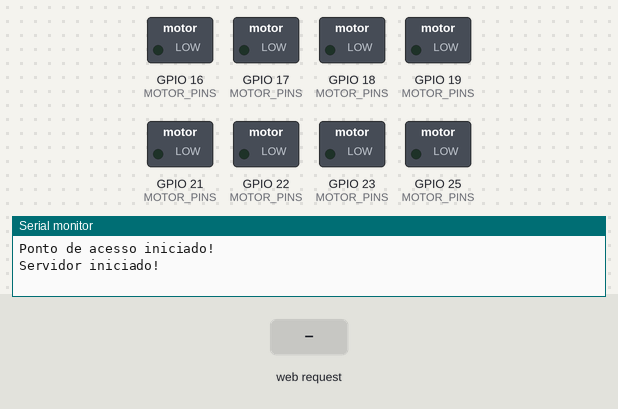
The sketch below on a simulated ESP32. Shown: switched loads named in the sketch (green lamp = pin HIGH), the last lines printed to the serial monitor. Inputs (shaded band) come from the test bench.

Above: at 1.2 s.
1.3 s: HTTP request GET /motor1_fwd received
At 1.7 s:
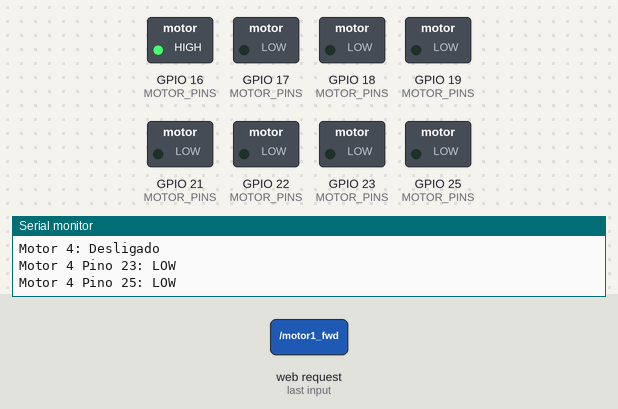
3.3 s: HTTP request GET /motor1_rev received
At 3.7 s:
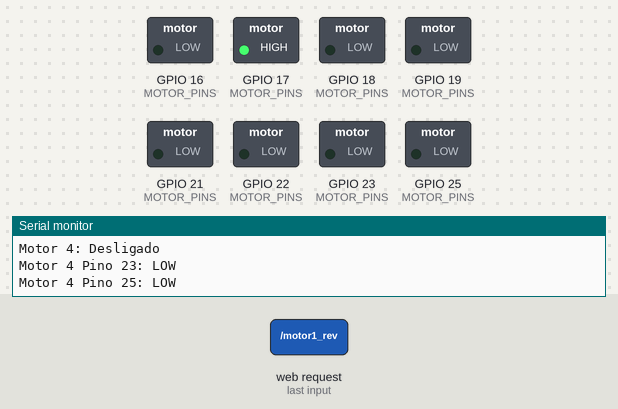
5.3 s: HTTP request GET /motor2_fwd received
At 5.7 s:
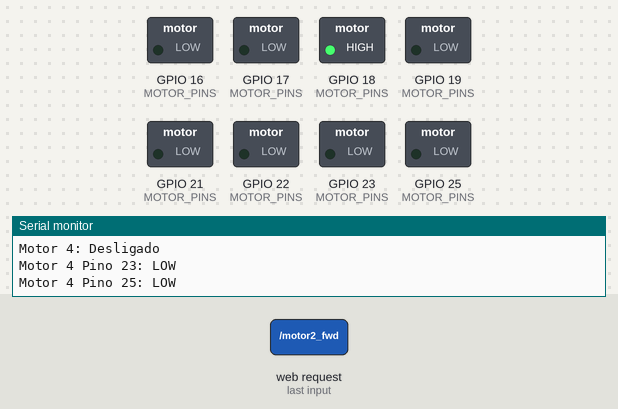
7.3 s: HTTP request GET /motor2_rev received
At 7.6 s:
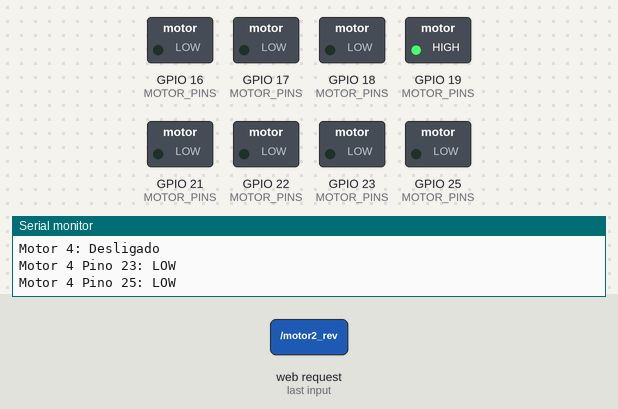
9.3 s: HTTP request GET /motor3_fwd received
At 9.7 s:
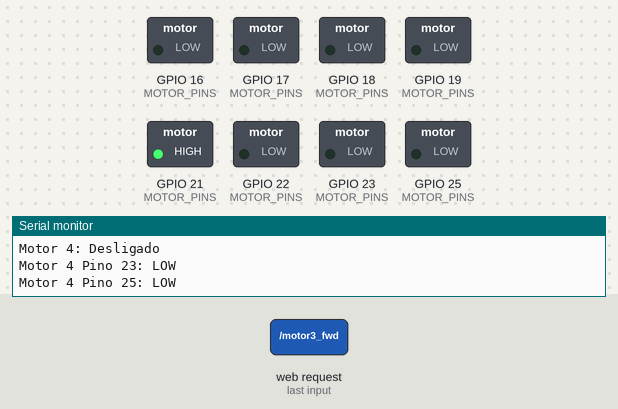
11.3 s: HTTP request GET /motor3_rev received
At 11.7 s:
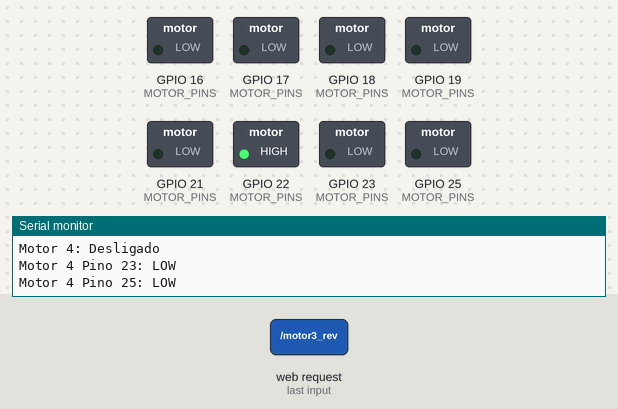
Timing chart, 0 to 14.3 s (numbered marks = the images above; inputs shaded):
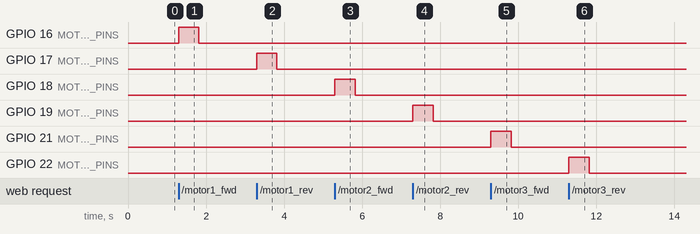

Measured:
- after the input at 1.3 s, GPIO 16 (MOTOR_PINS): LOW → HIGH at once, → LOW 0.52 s later
- after the input at 3.3 s, GPIO 17 (MOTOR_PINS): LOW → HIGH at once, → LOW 0.52 s later
- after the input at 5.3 s, GPIO 18 (MOTOR_PINS): LOW → HIGH at once, → LOW 0.52 s later
- after the input at 7.3 s, GPIO 19 (MOTOR_PINS): LOW → HIGH at once, → LOW 0.52 s later
- after the input at 9.3 s, GPIO 21 (MOTOR_PINS): LOW → HIGH at once, → LOW 0.52 s later
- after the input at 11.3 s, GPIO 22 (MOTOR_PINS): LOW → HIGH at once, → LOW 0.52 s later

The sketch:

EletronicaIndustrial_BracoRobotico_A3.ino
```cpp
#include <WiFi.h>
#include <WebServer.h>

#include "freertos/FreeRTOS.h"
#include "freertos/task.h"
#include "freertos/semphr.h"

// Configurações de Rede Wi-Fi
const char* WIFI_SSID = "Robô_Atom";
const char* WIFI_PASSWORD = "GalinhaDeOuro";

// Configuração dos motores
const int MOTOR_PINS[4][2] = {
    {16, 17},   // Motor 1
    {18, 19},   // Motor 2
    {21, 22},   // Motor 3
    {23, 25}    // Motor 4
};

int Motor_Status[4] = {0, 0, 0, 0};

WebServer server(80);

// Página HTML para controle dos motores
String generateHtmlPage() {
    String html ="<!DOCTYPE html> <html lang=\"pt-BR\"> <head> <meta charset=\"UTF-8\" /> <meta name=\"viewport\" content=\"width=device-width, initial-scale=1.0\" /> <title>Projeto Robô Atom</title> <style> :root { --bg-color: #e3f2fd; --text-color: #1e293b; --header-footer-color: #90caf9; --header-footer-text-color: #0d47a1; --button-color: #2c89b7; --button-hover-color: #0b4b6b; --button-ativado-color: #2cb731; --button-ativado-hover-color: #106b0b; --card-bg-color: #f3f4f6; --card-border-color: #546e7a; --modal-bg-color: #e3f2fd; --modal-border-color: #546e7a; --close-btn-color: #b71c1c; --close-btn-hover-color: #d32f2f; } * { margin: 0; padding: 0; box-sizing: border-box; } body { background-color: var(--bg-color); color: var(--text-color); font-family: Arial, sans-serif; width: 100vw; height: 100vh; display: flex; flex-direction: column; } header { background-color: var(--header-footer-color); color: var(--header-footer-text-color); width: 100%; padding: 1em; display: flex; align-items: center; justify-content: space-between; } header h1 { text-align: center; flex: 1; font-size: 1.5em; } header button { background-color: var(--button-color); color: #f1f5f9; padding: 0.8em 1.5em; border: 0; cursor: pointer; transition: background-color 0.3s ease; font-size: 1em; border-radius: 0.5em; } header button:hover { background-color: var(--button-hover-color); } main { flex: 1; padding: 2em 3em; display: flex; flex-wrap: wrap; gap: 2em; justify-content: center; align-items: flex-start; } main div { background-color: var(--card-bg-color); width: calc(20% - 1em); padding: 1.5em 1em 1em 1em; border-radius: 0.5em; display: flex; flex-direction: column; align-items: center; box-shadow: 0 4px 8px rgba(0, 0, 0, 0.1); border: 1px solid var(--card-border-color); } main div div { padding: none; box-shadow: none; border: none; } main h2 { font-size: 1.2em; text-align: center; border-bottom: 2px solid var(--card-border-color); width: 100%; padding-bottom: 0.5em; color: var(--text-color); } .btn_aumentar, .btn_diminuir { font-size: 2em; width: 4em; height: 4em; margin: 0.5em; cursor: pointer; transition: background-color 0.3s ease; background-color: var(--button-color); color: #f1f5f9; border: none; border-radius: 5%; } .btn_aumentar:hover, .btn_diminuir:hover { background-color: var(--button-hover-color); } .btn_aumentar { rotate: -90deg; } .btn_diminuir { rotate: 90deg; } .btn_ativado:hover, .btn_ativado:active { background-color: var(--button-ativado-hover-color) !important; } footer { padding: 1em; background-color: var(--header-footer-color); text-align: center; color: var(--header-footer-text-color); } .modal { position: fixed; top: 50%; left: 50%; transform: translate(-50%, -50%); background-color: var(--modal-bg-color); padding: 2em; border-radius: 0.75em; box-shadow: 0 10px 30px rgba(0, 0, 0, 0.3); width: 90%; max-width: 500px; z-index: 1000; display: none; } .modal.active { display: block; } .modal-header { display: flex; justify-content: space-between; align-items: center; border-bottom: 2px solid var(--modal-border-color); padding-bottom: 1em; margin-bottom: 1.5em; } .modal-header h2 { font-size: 1.5em; color: var(--text-color); } .modal-header .close-btn { background-color: var(--close-btn-color); color: #fff; border: none; font-size: 1.2em; cursor: pointer; border-radius: 5%; width: 2em; height: 2em; padding: 0.1em 0.5em; display: flex; justify-content: center; align-items: center; transition: background-color 0.3s ease; } .modal-header .close-btn:hover { background-color: var(--close-btn-hover-color); } .modal-section { padding-bottom: 0.5em; } .modal-section h3 { padding-bottom: 0.2em; } .modal-section p { padding-left: 1em; } ";
    html +="@media (max-width: 1000px) { main { gap: 1em; } main div { width: calc(24% - 0.5em); padding: 1em 1em 0.5em 1em; } main div div { padding: none; box-shadow: none; border: none; } } ";
    html +="@media (max-width: 700px) { main div { width: 100%; } .modal { width: 95%; } .modal-header h2 { font-size: 1.2em; } } </style> </head> <body> <header> <h1>Projeto Robô Atom</h1> <button aria-label=\"Sobre\">Sobre</button> </header> <main> <div> <h2>Articulação 1</h2> <div id=\"articulacao_1\"> <button class=\"btn_aumentar\" data-route=\"/motor1_fwd\" aria-label=\"Aumentar\" ></button> <button class=\"btn_diminuir\" data-route=\"/motor1_rev\" aria-label=\"Diminuir\" ></button> </div> </div> <div> <h2>Articulação 2</h2> <div id=\"articulacao_2\"> <button class=\"btn_aumentar\" data-route=\"/motor2_fwd\" aria-label=\"Aumentar\" ></button> <button class=\"btn_diminuir\" data-route=\"/motor2_rev\" aria-label=\"Diminuir\" ></button> </div> </div> <div> <h2>Articulação 3</h2> <div id=\"articulacao_3\"> <button class=\"btn_aumentar\" data-route=\"/motor3_fwd\" aria-label=\"Aumentar\" ></button> <button class=\"btn_diminuir\" data-route=\"/motor3_rev\" aria-label=\"Diminuir\" ></button> </div> </div> <div> <h2>Garra</h2> <div id=\"garra\"> <button class=\"btn_aumentar\" data-route=\"/motor4_fwd\" aria-label=\"Aumentar\" ></button> <button class=\"btn_diminuir\" data-route=\"/motor4_rev\" aria-label=\"Diminuir\" ></button> </div> </div> </main> <div class=\"modal\" id=\"infoModal\"> <div class=\"modal-header\"> <h2>Projeto A3 de Eletrônica Industrial da Universidade Salvador – UNIFACS</h2> <button class=\"close-btn\" aria-label=\"Fechar modal\">X</button> </div> <div class=\"modal-content\"> <div class=\"modal-section\"> <h3>Professores:</h3> <p>Euclério Barbosa Ornellas Filho</p> <p>Paulo Cesar da Silva Emanuel</p> </div> <div class=\"modal-section\"> <h3>Alunos:</h3> <p>Marcos Caique Campelo de Miranda</p> <p>Maria Eduarda Santos da Silva</p> <p>Júlia Moreira Silva dos Santos</p> <p>Gabriel Sapucaia Carvalho</p> <p>Iago Assunção Amorim</p> </div> </div> </div> <footer> <p>&copy; 2024 Projeto Atom.</p> </footer> <script> let currentInterval = null; async function controlMotor(route) { try { const response = await fetch(route); if (!response.ok) { throw new Error(`Erro na requisição para ${route}: ${response.status}`); } return await response.text(); } catch (error) { console.error(\"Erro ao controlar motor:\", error); } } function startRequests(button) { stopCurrentRequests(); const route = button.dataset.route; controlMotor(route); currentInterval = setInterval(() => controlMotor(route), 100); } function stopCurrentRequests() { if (currentInterval) { clearInterval(currentInterval); currentInterval = null; } } function setupMotorButtons() { const buttons = document.querySelectorAll(\".btn_aumentar, .btn_diminuir\"); buttons.forEach((button) => { button.addEventListener(\"mousedown\", () => startRequests(button)); button.addEventListener(\"mouseup\", stopCurrentRequests); button.addEventListener(\"mouseleave\", stopCurrentRequests); button.addEventListener(\"touchstart\", (event) => { event.preventDefault(); startRequests(button); }); }); document.addEventListener(\"touchend\", stopCurrentRequests); document.addEventListener(\"touchcancel\", stopCurrentRequests); window.addEventListener(\"mouseup\", stopCurrentRequests); } async function atualizarBotoes() { try { const response = await fetch(\"/informacao\"); if (!response.ok) { throw new Error(`Erro na requisição de atualização: ${response.status}`); } const data = await response.json(); const botoes = [ document.querySelectorAll(\"#articulacao_1 button\"), document.querySelectorAll(\"#articulacao_2 button\"), document.querySelectorAll(\"#articulacao_3 button\"), document.querySelectorAll(\"#garra button\"), ]; Object.keys(data).forEach((key, index) => { const valor = data[key]; if (botoes[index]) { botoes[index].forEach((button) => { button.classList.toggle(\"btn_ativado\", valor === 1); }); } }); } catch (error) { console.error(\"Erro ao buscar dados:\", error); } } function addSvgToButtons() { const buttons = document.querySelectorAll(\".btn_aumentar, .btn_diminuir\"); const svgIcon = ` <svg xmlns=\"http://www.w3.org/2000/svg\" viewBox=\"0 0 100 100\"> <g> <path d=\"M31.356,25.677l38.625,22.3c1.557,0.899,1.557,3.147,0,4.046l-38.625,22.3c-1.557,0.899-3.504-0.225-3.504-2.023V27.7C27.852,25.902,29.798,24.778,31.356,25.677z\"/> </g> </svg>`; buttons.forEach((button) => { button.innerHTML = svgIcon + button.innerHTML; }); } function setupAutoUpdate(interval = 500) { atualizarBotoes(); setInterval(atualizarBotoes, interval); } function setupModalButtons() { document.querySelector(\"header button\").addEventListener(\"click\", () => { document.getElementById(\"infoModal\").classList.toggle(\"active\"); }); document.querySelector(\".modal button\").addEventListener(\"click\", () => { document.getElementById(\"infoModal\").classList.remove(\"active\"); }); } setupModalButtons(); addSvgToButtons(); setupAutoUpdate(); document.addEventListener(\"DOMContentLoaded\", setupMotorButtons); </script> </body> </html>";
    return html;
}

// Variáveis Globais
TaskHandle_t desativaBotaoTaskHandle = NULL; // Handle para a tarefa
SemaphoreHandle_t mutex;                    // Mutex para proteger variáveis compartilhadas

// Função que será executada na tarefa para desativar o botão após 500ms
void desativaBotaoTask(void *pvParameters) {
    vTaskDelay(pdMS_TO_TICKS(500)); // Aguarda 500 ms

    if (xSemaphoreTake(mutex, portMAX_DELAY)) {
        for (int motorIndex = 0; motorIndex < 4; motorIndex++) {
            if (Motor_Status[motorIndex]) {
                //Serial.print("Motor ");
                //Serial.print(motorIndex + 1);
                //Serial.println(" Desligado!");

                digitalWrite(MOTOR_PINS[motorIndex][0], LOW);
                digitalWrite(MOTOR_PINS[motorIndex][1], LOW);

                Motor_Status[motorIndex] = 0;
                //logMotorStatus();
            }
        }
        xSemaphoreGive(mutex); // Libera o mutex após a execução
    }

    desativaBotaoTaskHandle = NULL; // Redefine o handle da tarefa
    //Serial.println("Tarefa de desativação concluída!");
    vTaskDelete(NULL); // Deleta a tarefa atual
}

// Função para retornar o status dos motores em JSON
void handleMotorStatus() {
  String jsonResponse = "{";
  for (int i = 0; i < 4; i++) {
    jsonResponse += "\"" + String(i + 1) + "\":" + String(Motor_Status[i]);
    if (i < 3) jsonResponse += ",";  // Adiciona vírgula entre os valores
  }
  jsonResponse += "}";

  server.send(200, "application/json", jsonResponse);  // Envia a resposta JSON
}

// Exibe o status de cada pino dos motores no console
void logMotorStatus() {
    Serial.println("");
    for (int i = 0; i < 4; i++) {
        Serial.print("Motor ");
        Serial.print(i + 1);
        Serial.println(Motor_Status[i] ? ": Ligado" : ": Desligado");
        for (int j = 0; j < 2; j++) {
            int pinState = digitalRead(MOTOR_PINS[i][j]);
            Serial.print("Motor ");
            Serial.print(i + 1);
            Serial.print(" Pino ");
            Serial.print(MOTOR_PINS[i][j]);
            Serial.print(": ");
            Serial.println(pinState == HIGH ? "HIGH" : "LOW");
        }
    }
}

// Configura o modo de cada pino para os motores
void configureMotorPins() {
    for (int i = 0; i < 4; i++) {
        pinMode(MOTOR_PINS[i][0], OUTPUT);
        pinMode(MOTOR_PINS[i][1], OUTPUT);
        digitalWrite(MOTOR_PINS[i][0], LOW);
        digitalWrite(MOTOR_PINS[i][1], LOW);
    }
}

// Configura as rotas do servidor para controle dos motores
void setupServerRoutes() {
    server.on("/", []() {
        server.send(200, "text/html", generateHtmlPage());
    });

    // Rota para mandar informação dos motores
    server.on("/informacao", HTTP_GET, handleMotorStatus);

    // Rotas para controlar cada motor
    server.on("/motor1_fwd", []() { controlMotor(0, HIGH, LOW); server.send(200); });
    server.on("/motor1_rev", []() { controlMotor(0, LOW, HIGH); server.send(200); });
    server.on("/motor2_fwd", []() { controlMotor(1, HIGH, LOW); server.send(200); });
    server.on("/motor2_rev", []() { controlMotor(1, LOW, HIGH); server.send(200); });
    server.on("/motor3_fwd", []() { controlMotor(2, HIGH, LOW); server.send(200); });
    server.on("/motor3_rev", []() { controlMotor(2, LOW, HIGH); server.send(200); });
    server.on("/motor4_fwd", []() { controlMotor(3, HIGH, LOW); server.send(200); });
    server.on("/motor4_rev", []() { controlMotor(3, LOW, HIGH); server.send(200); });
}

// Controla o estado de um motor específico
void controlMotor(int motorIndex, int state1, int state2) {
    //Serial.print("Motor ");
    //Serial.print(motorIndex + 1);
    //Serial.println(state1 ? " Avanço!" : " Retorno!");

    digitalWrite(MOTOR_PINS[motorIndex][0], state1);
    digitalWrite(MOTOR_PINS[motorIndex][1], state2);

    for (int i = 0; i < 4; i++) {
        if ((Motor_Status[i]) && (i != motorIndex)) {
            //Serial.print("Motor ");
            //Serial.print(i + 1);
            //Serial.println(" Desligado!");

            digitalWrite(MOTOR_PINS[i][0], LOW);
            digitalWrite(MOTOR_PINS[i][1], LOW);

            Motor_Status[i] = 0;
            //logMotorStatus();
        }
    }

    if (xSemaphoreTake(mutex, portMAX_DELAY)) {
        Motor_Status[motorIndex] = 1;
        logMotorStatus();
        xSemaphoreGive(mutex); // Libera o mutex
    }

    // Se já existir uma tarefa para desativar o botão, excluí-la
    if (desativaBotaoTaskHandle != NULL) {
        vTaskDelete(desativaBotaoTaskHandle);
        desativaBotaoTaskHandle = NULL;
        //Serial.println("Tarefa anterior deletada!");
    }

    // Criar uma nova tarefa para desativar o botão após 500ms
    xTaskCreatePinnedToCore(
        desativaBotaoTask,          // Função da tarefa
        "DesativaBotaoTask",        // Nome da tarefa
        1024,                       // Tamanho da pilha (em bytes)
        NULL,                       // Parâmetro para passar à tarefa
        1,                          // Prioridade da tarefa
        &desativaBotaoTaskHandle,   // Handle da tarefa
        1                           // Núcleo onde a tarefa será executada (core 1)
    );
}

// Configuração inicial do ESP32
void setup() {
    Serial.begin(115200);

    // Inicializa Wi-Fi como ponto de acesso
    WiFi.softAP(WIFI_SSID, WIFI_PASSWORD);
    Serial.println("Ponto de acesso iniciado!");

    // Inicializa o mutex
    mutex = xSemaphoreCreateMutex();
    if (mutex == NULL) {
        Serial.println("Erro ao criar o mutex!");
        while (true); // Trava o programa se o mutex falhar
    }

    configureMotorPins();
    setupServerRoutes();
    server.begin();
    Serial.println("Servidor iniciado!");
}

// Função principal de loop
void loop() {
    server.handleClient();
}
```
